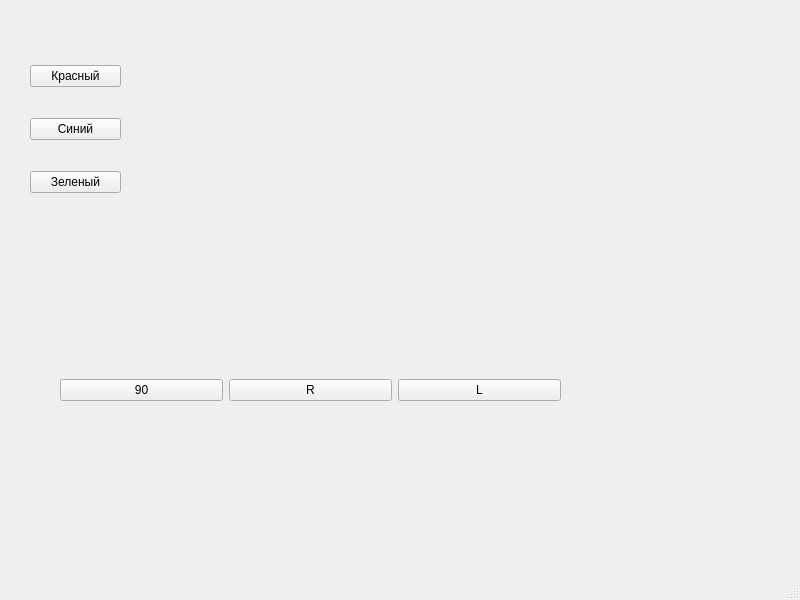
<?xml version="1.0" encoding="UTF-8"?>
<ui version="4.0">
 <class>MainWindow</class>
 <widget class="QMainWindow" name="MainWindow">
  <property name="geometry">
   <rect>
    <x>0</x>
    <y>0</y>
    <width>800</width>
    <height>600</height>
   </rect>
  </property>
  <property name="windowTitle">
   <string>MainWindow</string>
  </property>
  <widget class="QWidget" name="centralwidget">
   <widget class="QWidget" name="verticalLayoutWidget">
    <property name="geometry">
     <rect>
      <x>30</x>
      <y>40</y>
      <width>91</width>
      <height>181</height>
     </rect>
    </property>
    <layout class="QVBoxLayout" name="verticalLayout">
     <item>
      <widget class="QPushButton" name="pushButton">
       <property name="text">
        <string>Красный</string>
       </property>
       <attribute name="buttonGroup">
        <string notr="true">channelButtons</string>
       </attribute>
      </widget>
     </item>
     <item>
      <widget class="QPushButton" name="pushButton_2">
       <property name="text">
        <string>Синий</string>
       </property>
       <attribute name="buttonGroup">
        <string notr="true">channelButtons</string>
       </attribute>
      </widget>
     </item>
     <item>
      <widget class="QPushButton" name="pushButton_3">
       <property name="text">
        <string>Зеленый</string>
       </property>
       <attribute name="buttonGroup">
        <string notr="true">channelButtons</string>
       </attribute>
      </widget>
     </item>
    </layout>
   </widget>
   <widget class="QWidget" name="horizontalLayoutWidget">
    <property name="geometry">
     <rect>
      <x>60</x>
      <y>330</y>
      <width>501</width>
      <height>121</height>
     </rect>
    </property>
    <layout class="QHBoxLayout" name="horizontalLayout">
     <item>
      <widget class="QPushButton" name="pushButton_6">
       <property name="text">
        <string>90</string>
       </property>
       <attribute name="buttonGroup">
        <string notr="true">rotateButtons</string>
       </attribute>
      </widget>
     </item>
     <item>
      <widget class="QPushButton" name="pushButton_5">
       <property name="text">
        <string>R</string>
       </property>
       <attribute name="buttonGroup">
        <string notr="true">rotateButtons</string>
       </attribute>
      </widget>
     </item>
     <item>
      <widget class="QPushButton" name="pushButton_4">
       <property name="text">
        <string>L</string>
       </property>
       <attribute name="buttonGroup">
        <string notr="true">rotateButtons</string>
       </attribute>
      </widget>
     </item>
    </layout>
   </widget>
   <widget class="QLabel" name="image">
    <property name="geometry">
     <rect>
      <x>280</x>
      <y>50</y>
      <width>361</width>
      <height>211</height>
     </rect>
    </property>
    <property name="text">
     <string/>
    </property>
   </widget>
  </widget>
  <widget class="QMenuBar" name="menubar">
   <property name="geometry">
    <rect>
     <x>0</x>
     <y>0</y>
     <width>800</width>
     <height>21</height>
    </rect>
   </property>
  </widget>
  <widget class="QStatusBar" name="statusbar"/>
 </widget>
 <resources/>
 <connections/>
 <buttongroups>
  <buttongroup name="channelButtons"/>
  <buttongroup name="rotateButtons"/>
 </buttongroups>
</ui>
